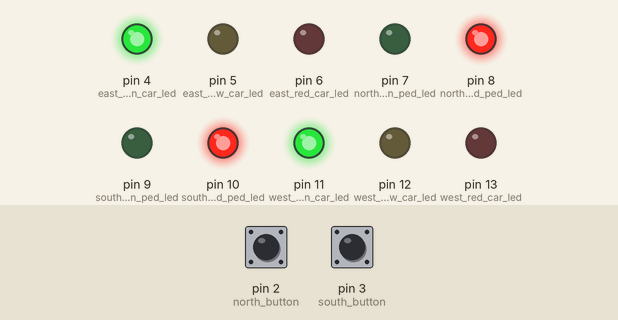
This sketch was run on a simulated Arduino Uno, built with avr-gcc and run on an emulated ATmega328P. Shown: output pins drawn as LEDs (lit = HIGH). Inputs (shaded band) come from the test bench; at power-on: pin 2 (north_button) LOW, pin 3 (south_button) LOW.

Above: at 1.2 s.
1.3 s: pin 2 (north_button) pulled HIGH for 0.15 s
At 2.1 s:
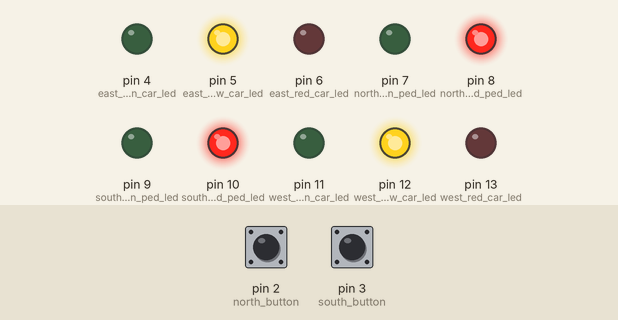
At 5.5 s:
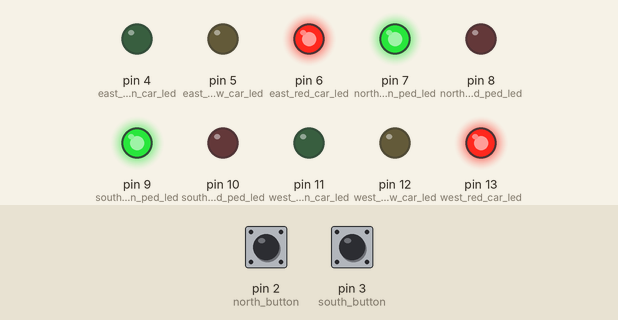
Timing chart, 0 to 14.8 s (numbered marks = the images above; inputs shaded):
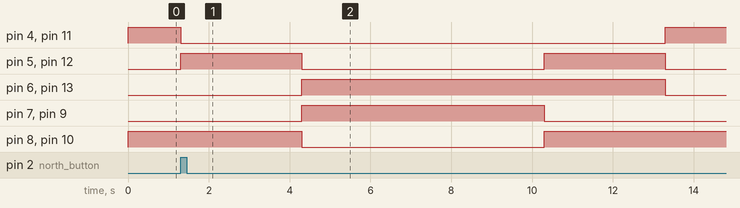

Measured:
- after the input at 1.3 s, pin 4 (east_green_car_led): HIGH → LOW at once, → HIGH 12.0 s later; pin 5 (east_yellow_car_led): alternates HIGH for 3.0 s and LOW for 6.0 s, starting at once

The sketch:

4b.ino
```cpp
//4b) Implement the Traffic light system as simply/quickly as you can.

//Define delay times
#define DELAY_CAR2PED 3000
#define DELAY_PED_CROSSING 6000
#define DELAY_PED2CAR 3000


// Pin definitions of leds and buttons
int west_red_car_led = 13;
int west_yellow_car_led = 12;
int west_green_car_led = 11;

int south_red_ped_led = 10;
int south_green_ped_led = 9;

int north_red_ped_led = 8;
int north_green_ped_led = 7;

int east_red_car_led = 6;
int east_yellow_car_led = 5;
int east_green_car_led = 4;

int south_button = 3;
int north_button = 2;


// the setup routine runs once when you press reset:
void setup() {
  // initialize the digital pin as an output.
  pinMode(west_red_car_led, OUTPUT);
  pinMode(west_yellow_car_led, OUTPUT);
  pinMode(west_green_car_led, OUTPUT);

  pinMode(south_red_ped_led, OUTPUT);
  pinMode(south_green_ped_led, OUTPUT);

  pinMode(north_red_ped_led, OUTPUT);
  pinMode(north_green_ped_led, OUTPUT);

  pinMode(east_red_car_led, OUTPUT);
  pinMode(east_yellow_car_led, OUTPUT);
  pinMode(east_green_car_led, OUTPUT);

  pinMode(south_button, INPUT);
  pinMode(north_button, INPUT);
}

// the loop routine runs over and over again forever:
void loop() {

  //set default as car goes, ped stops
  digitalWrite(west_red_car_led, LOW);
  digitalWrite(west_yellow_car_led, LOW);
  digitalWrite(west_green_car_led, HIGH);

  digitalWrite(south_red_ped_led, HIGH);
  digitalWrite(south_green_ped_led, LOW);

  digitalWrite(north_red_ped_led, HIGH);
  digitalWrite(north_green_ped_led, LOW);

  digitalWrite(east_red_car_led, LOW);
  digitalWrite(east_yellow_car_led, LOW);
  digitalWrite(east_green_car_led, HIGH);

  //check if any of the buttons is pressed
  if (digitalRead(north_button) == 1 || digitalRead(south_button) == 1){


    //car light goes yellow
    digitalWrite(west_red_car_led, LOW);
    digitalWrite(west_yellow_car_led, HIGH);
    digitalWrite(west_green_car_led, LOW);

    digitalWrite(south_red_ped_led, HIGH);
    digitalWrite(south_green_ped_led, LOW);

    digitalWrite(north_red_ped_led, HIGH);
    digitalWrite(north_green_ped_led, LOW);

    digitalWrite(east_red_car_led, LOW);
    digitalWrite(east_yellow_car_led, HIGH);
    digitalWrite(east_green_car_led, LOW);
    delay(DELAY_CAR2PED); // wait 3s

    //ped light goes green, car light goes red
    digitalWrite(west_red_car_led, HIGH);
    digitalWrite(west_yellow_car_led, LOW);
    digitalWrite(west_green_car_led, LOW);

    digitalWrite(south_red_ped_led, LOW);
    digitalWrite(south_green_ped_led, HIGH);

    digitalWrite(north_red_ped_led, LOW);
    digitalWrite(north_green_ped_led, HIGH);

    digitalWrite(east_red_car_led, HIGH);
    digitalWrite(east_yellow_car_led, LOW);
    digitalWrite(east_green_car_led, LOW);
    delay(DELAY_PED_CROSSING); // wait 6s

    //times up for pedestrians. car light goes yellow & red, ped light goes red
    digitalWrite(west_red_car_led, HIGH);
    digitalWrite(west_yellow_car_led, HIGH);
    digitalWrite(west_green_car_led, LOW);

    digitalWrite(south_red_ped_led, HIGH);
    digitalWrite(south_green_ped_led, LOW);

    digitalWrite(north_red_ped_led, HIGH);
    digitalWrite(north_green_ped_led, LOW);

    digitalWrite(east_red_car_led, HIGH);
    digitalWrite(east_yellow_car_led, HIGH);
    digitalWrite(east_green_car_led, LOW);
    delay(DELAY_PED2CAR); // wait 3s


  }

}
```
